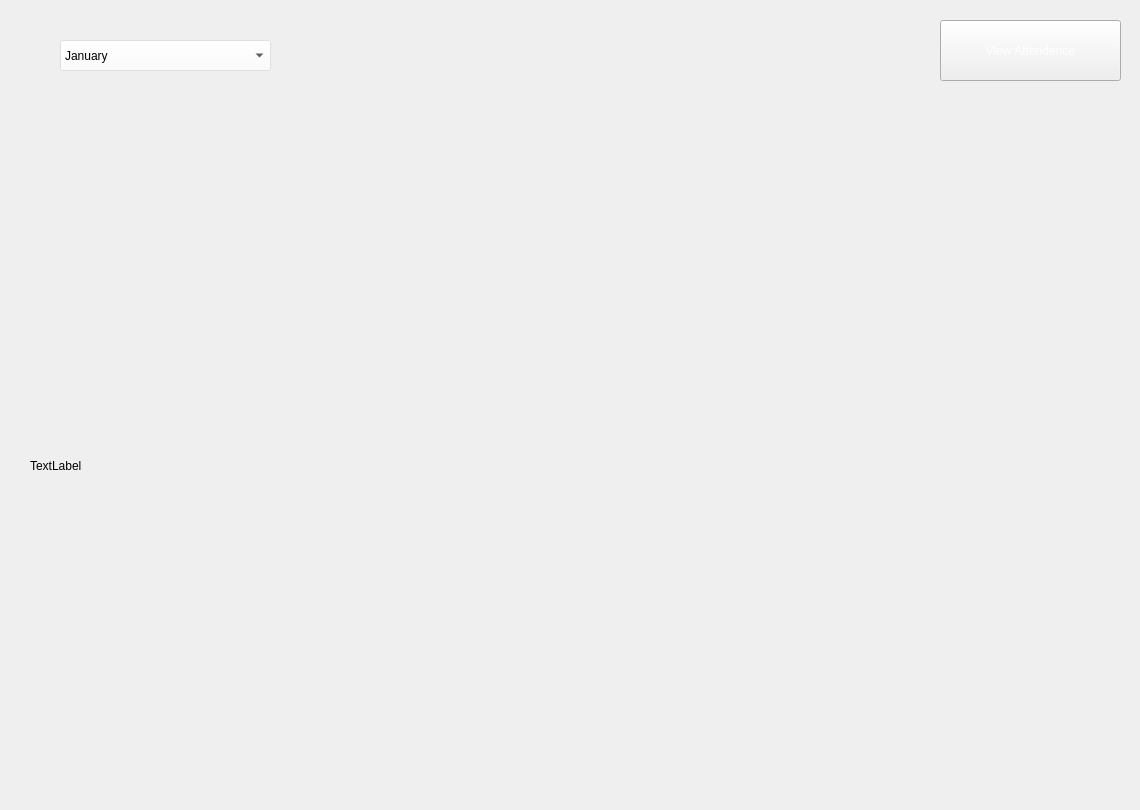
     <widget class="QWidget" name="tab">
      <attribute name="title">
       <string>Attendence</string>
      </attribute>
      <widget class="QLabel" name="label_9">
       <property name="geometry">
        <rect>
         <x>30</x>
         <y>130</y>
         <width>1101</width>
         <height>671</height>
        </rect>
       </property>
       <property name="styleSheet">
        <string notr="true">background-image: url(:/buttons/calender.jpg);</string>
       </property>
       <property name="text">
        <string>TextLabel</string>
       </property>
      </widget>
      <widget class="QLabel" name="label_sun1">
       <property name="geometry">
        <rect>
         <x>80</x>
         <y>200</y>
         <width>81</width>
         <height>41</height>
        </rect>
       </property>
       <property name="styleSheet">
        <string notr="true">color:rgb(85, 0, 0);
font: 75 12pt &quot;MS Shell Dlg 2&quot;;</string>
       </property>
       <property name="text">
        <string/>
       </property>
      </widget>
      <widget class="QLabel" name="label_mon2">
       <property name="geometry">
        <rect>
         <x>220</x>
         <y>200</y>
         <width>81</width>
         <height>41</height>
        </rect>
       </property>
       <property name="styleSheet">
        <string notr="true">color:rgb(85, 0, 0);
font: 75 12pt &quot;MS Shell Dlg 2&quot;;</string>
       </property>
       <property name="text">
        <string/>
       </property>
      </widget>
      <widget class="QLabel" name="label_tues3">
       <property name="geometry">
        <rect>
         <x>380</x>
         <y>210</y>
         <width>81</width>
         <height>41</height>
        </rect>
       </property>
       <property name="styleSheet">
        <string notr="true">color:rgb(85, 0, 0);
font: 75 12pt &quot;MS Shell Dlg 2&quot;;</string>
       </property>
       <property name="text">
        <string/>
       </property>
      </widget>
      <widget class="QLabel" name="label_wed4">
       <property name="geometry">
        <rect>
         <x>520</x>
         <y>200</y>
         <width>81</width>
         <height>41</height>
        </rect>
       </property>
       <property name="styleSheet">
        <string notr="true">color:rgb(85, 0, 0);
font: 75 12pt &quot;MS Shell Dlg 2&quot;;
</string>
       </property>
       <property name="text">
        <string/>
       </property>
      </widget>
      <widget class="QLabel" name="label_thurs5">
       <property name="geometry">
        <rect>
         <x>680</x>
         <y>210</y>
         <width>81</width>
         <height>41</height>
        </rect>
       </property>
       <property name="styleSheet">
        <string notr="true">color:rgb(85, 0, 0);
font: 75 12pt &quot;MS Shell Dlg 2&quot;;</string>
       </property>
       <property name="text">
        <string/>
       </property>
      </widget>
      <widget class="QLabel" name="label_fri6">
       <property name="geometry">
        <rect>
         <x>840</x>
         <y>180</y>
         <width>81</width>
         <height>41</height>
        </rect>
       </property>
       <property name="styleSheet">
        <string notr="true">color:rgb(85, 0, 0);
font: 75 12pt &quot;MS Shell Dlg 2&quot;;</string>
       </property>
       <property name="text">
        <string/>
       </property>
      </widget>
      <widget class="QLabel" name="label_sat7">
       <property name="geometry">
        <rect>
         <x>1000</x>
         <y>200</y>
         <width>81</width>
         <height>41</height>
        </rect>
       </property>
       <property name="styleSheet">
        <string notr="true">color:rgb(85, 0, 0);
font: 75 12pt &quot;MS Shell Dlg 2&quot;;</string>
       </property>
       <property name="text">
        <string/>
       </property>
      </widget>
      <widget class="QLabel" name="label_sat14">
       <property name="geometry">
        <rect>
         <x>1000</x>
         <y>330</y>
         <width>81</width>
         <height>41</height>
        </rect>
       </property>
       <property name="styleSheet">
        <string notr="true">color:rgb(85, 0, 0);
font: 75 12pt &quot;MS Shell Dlg 2&quot;;</string>
       </property>
       <property name="text">
        <string/>
       </property>
      </widget>
      <widget class="QLabel" name="label_fri13">
       <property name="geometry">
        <rect>
         <x>840</x>
         <y>310</y>
         <width>81</width>
         <height>41</height>
        </rect>
       </property>
       <property name="styleSheet">
        <string notr="true">color:rgb(85, 0, 0);
font: 75 12pt &quot;MS Shell Dlg 2&quot;;</string>
       </property>
       <property name="text">
        <string/>
       </property>
      </widget>
      <widget class="QLabel" name="label_thurs12">
       <property name="geometry">
        <rect>
         <x>690</x>
         <y>340</y>
         <width>81</width>
         <height>41</height>
        </rect>
       </property>
       <property name="styleSheet">
        <string notr="true">color:rgb(85, 0, 0);
font: 75 12pt &quot;MS Shell Dlg 2&quot;;</string>
       </property>
       <property name="text">
        <string/>
       </property>
      </widget>
      <widget class="QLabel" name="label_wed11">
       <property name="geometry">
        <rect>
         <x>540</x>
         <y>340</y>
         <width>81</width>
         <height>41</height>
        </rect>
       </property>
       <property name="styleSheet">
        <string notr="true">color:rgb(85, 0, 0);
font: 75 12pt &quot;MS Shell Dlg 2&quot;;</string>
       </property>
       <property name="text">
        <string/>
       </property>
      </widget>
      <widget class="QLabel" name="label_tues10">
       <property name="geometry">
        <rect>
         <x>380</x>
         <y>340</y>
         <width>81</width>
         <height>41</height>
        </rect>
       </property>
       <property name="styleSheet">
        <string notr="true">color:rgb(85, 0, 0);
font: 75 12pt &quot;MS Shell Dlg 2&quot;;</string>
       </property>
       <property name="text">
        <string/>
       </property>
      </widget>
      <widget class="QLabel" name="label_mon9">
       <property name="geometry">
        <rect>
         <x>220</x>
         <y>340</y>
         <width>81</width>
         <height>41</height>
        </rect>
       </property>
       <property name="styleSheet">
        <string notr="true">color:rgb(85, 0, 0);
font: 75 12pt &quot;MS Shell Dlg 2&quot;;</string>
       </property>
       <property name="text">
        <string/>
       </property>
      </widget>
      <widget class="QLabel" name="label_sun8">
       <property name="geometry">
        <rect>
         <x>70</x>
         <y>320</y>
         <width>81</width>
         <height>41</height>
        </rect>
       </property>
       <property name="styleSheet">
        <string notr="true">color:rgb(85, 0, 0);
font: 75 12pt &quot;MS Shell Dlg 2&quot;;</string>
       </property>
       <property name="text">
        <string/>
       </property>
      </widget>
      <widget class="QLabel" name="label_sun15">
       <property name="geometry">
        <rect>
         <x>80</x>
         <y>470</y>
         <width>81</width>
         <height>41</height>
        </rect>
       </property>
       <property name="styleSheet">
        <string notr="true">color:rgb(85, 0, 0);
font: 75 12pt &quot;MS Shell Dlg 2&quot;;</string>
       </property>
       <property name="text">
        <string/>
       </property>
      </widget>
      <widget class="QLabel" name="label_mon16">
       <property name="geometry">
        <rect>
         <x>220</x>
         <y>460</y>
         <width>81</width>
         <height>41</height>
        </rect>
       </property>
       <property name="styleSheet">
        <string notr="true">color:rgb(85, 0, 0);
font: 75 12pt &quot;MS Shell Dlg 2&quot;;</string>
       </property>
       <property name="text">
        <string/>
       </property>
      </widget>
      <widget class="QLabel" name="label_tues17">
       <property name="geometry">
        <rect>
         <x>370</x>
         <y>470</y>
         <width>81</width>
         <height>41</height>
        </rect>
       </property>
       <property name="styleSheet">
        <string notr="true">color:rgb(85, 0, 0);
font: 75 12pt &quot;MS Shell Dlg 2&quot;;</string>
       </property>
       <property name="text">
        <string/>
       </property>
      </widget>
      <widget class="QLabel" name="label_wed18">
       <property name="geometry">
        <rect>
         <x>530</x>
         <y>470</y>
         <width>81</width>
         <height>41</height>
        </rect>
       </property>
       <property name="styleSheet">
        <string notr="true">color:black;
font: 75 12pt &quot;MS Shell Dlg 2&quot;;</string>
       </property>
       <property name="text">
        <string/>
       </property>
      </widget>
      <widget class="QLabel" name="label_thurs19">
       <property name="geometry">
        <rect>
         <x>690</x>
         <y>470</y>
         <width>81</width>
         <height>41</height>
        </rect>
       </property>
       <property name="styleSheet">
        <string notr="true">color:rgb(85, 0, 0);
font: 75 12pt &quot;MS Shell Dlg 2&quot;;</string>
       </property>
       <property name="text">
        <string/>
       </property>
      </widget>
      <widget class="QLabel" name="label_fri20">
       <property name="geometry">
        <rect>
         <x>830</x>
         <y>450</y>
         <width>81</width>
         <height>41</height>
        </rect>
       </property>
       <property name="styleSheet">
        <string notr="true">color:rgb(85, 0, 0);
font: 75 12pt &quot;MS Shell Dlg 2&quot;;</string>
       </property>
       <property name="text">
        <string/>
       </property>
      </widget>
      <widget class="QLabel" name="label_sat21">
       <property name="geometry">
        <rect>
         <x>990</x>
         <y>470</y>
         <width>81</width>
         <height>41</height>
        </rect>
       </property>
       <property name="styleSheet">
        <string notr="true">color:rgb(85, 0, 0);
font: 75 12pt &quot;MS Shell Dlg 2&quot;;</string>
       </property>
       <property name="text">
        <string/>
       </property>
      </widget>
      <widget class="QLabel" name="label_sat28">
       <property name="geometry">
        <rect>
         <x>990</x>
         <y>590</y>
         <width>81</width>
         <height>41</height>
        </rect>
       </property>
       <property name="styleSheet">
        <string notr="true">color:rgb(85, 0, 0);
font: 75 12pt &quot;MS Shell Dlg 2&quot;;</string>
       </property>
       <property name="text">
        <string/>
       </property>
      </widget>
      <widget class="QLabel" name="label_fri27">
       <property name="geometry">
        <rect>
         <x>830</x>
         <y>580</y>
         <width>81</width>
         <height>41</height>
        </rect>
       </property>
       <property name="styleSheet">
        <string notr="true">color:rgb(85, 0, 0);
font: 75 12pt &quot;MS Shell Dlg 2&quot;;</string>
       </property>
       <property name="text">
        <string/>
       </property>
      </widget>
      <widget class="QLabel" name="label_thurs26">
       <property name="geometry">
        <rect>
         <x>690</x>
         <y>600</y>
         <width>81</width>
         <height>41</height>
        </rect>
       </property>
       <property name="styleSheet">
        <string notr="true">color:rgb(85, 0, 0);
font: 75 12pt &quot;MS Shell Dlg 2&quot;;</string>
       </property>
       <property name="text">
        <string/>
       </property>
      </widget>
      <widget class="QLabel" name="label_wed25">
       <property name="geometry">
        <rect>
         <x>530</x>
         <y>600</y>
         <width>81</width>
         <height>41</height>
        </rect>
       </property>
       <property name="styleSheet">
        <string notr="true">color:rgb(85, 0, 0);
font: 75 12pt &quot;MS Shell Dlg 2&quot;;</string>
       </property>
       <property name="text">
        <string/>
       </property>
      </widget>
      <widget class="QLabel" name="label_tues24">
       <property name="geometry">
        <rect>
         <x>370</x>
         <y>590</y>
         <width>81</width>
         <height>41</height>
        </rect>
       </property>
       <property name="styleSheet">
        <string notr="true">color:rgb(85, 0, 0);
font: 75 12pt &quot;MS Shell Dlg 2&quot;;</string>
       </property>
       <property name="text">
        <string/>
       </property>
      </widget>
      <widget class="QLabel" name="label_mon23">
       <property name="geometry">
        <rect>
         <x>220</x>
         <y>590</y>
         <width>81</width>
         <height>41</height>
        </rect>
       </property>
       <property name="styleSheet">
        <string notr="true">color:rgb(85, 0, 0);
font: 75 12pt &quot;MS Shell Dlg 2&quot;;</string>
       </property>
       <property name="text">
        <string/>
       </property>
      </widget>
      <widget class="QLabel" name="label_sun22">
       <property name="geometry">
        <rect>
         <x>70</x>
         <y>590</y>
         <width>81</width>
         <height>41</height>
        </rect>
       </property>
       <property name="styleSheet">
        <string notr="true">color:rgb(85, 0, 0);
font: 75 12pt &quot;MS Shell Dlg 2&quot;;</string>
       </property>
       <property name="text">
        <string/>
       </property>
      </widget>
      <widget class="QLabel" name="label_sun29">
       <property name="geometry">
        <rect>
         <x>70</x>
         <y>710</y>
         <width>81</width>
         <height>41</height>
        </rect>
       </property>
       <property name="styleSheet">
        <string notr="true">color:rgb(85, 0, 0);
font: 75 12pt &quot;MS Shell Dlg 2&quot;;</string>
       </property>
       <property name="text">
        <string/>
       </property>
      </widget>
      <widget class="QLabel" name="label_mon30">
       <property name="geometry">
        <rect>
         <x>220</x>
         <y>720</y>
         <width>81</width>
         <height>41</height>
        </rect>
       </property>
       <property name="styleSheet">
        <string notr="true">color:rgb(85, 0, 0);
font: 75 12pt &quot;MS Shell Dlg 2&quot;;</string>
       </property>
       <property name="text">
        <string/>
       </property>
      </widget>
      <widget class="QLabel" name="label_tues31">
       <property name="geometry">
        <rect>
         <x>370</x>
         <y>720</y>
         <width>81</width>
         <height>41</height>
        </rect>
       </property>
       <property name="styleSheet">
        <string notr="true">color:rgb(85, 0, 0);
font: 75 12pt &quot;MS Shell Dlg 2&quot;;</string>
       </property>
       <property name="text">
        <string/>
       </property>
      </widget>
      <widget class="QComboBox" name="combo_monthstd">
       <property name="geometry">
        <rect>
         <x>60</x>
         <y>40</y>
         <width>211</width>
         <height>31</height>
        </rect>
       </property>
       <property name="styleSheet">
        <string notr="true">background:rgb(255, 255, 255,90);</string>
       </property>
       <item>
        <property name="text">
         <string>January</string>
        </property>
       </item>
       <item>
        <property name="text">
         <string>Feburary</string>
        </property>
       </item>
       <item>
        <property name="text">
         <string>March</string>
        </property>
       </item>
       <item>
        <property name="text">
         <string>April</string>
        </property>
       </item>
       <item>
        <property name="text">
         <string>May</string>
        </property>
       </item>
       <item>
        <property name="text">
         <string>Agust</string>
        </property>
       </item>
       <item>
        <property name="text">
         <string>September</string>
        </property>
       </item>
       <item>
        <property name="text">
         <string>October</string>
        </property>
       </item>
       <item>
        <property name="text">
         <string>November</string>
        </property>
       </item>
       <item>
        <property name="text">
         <string>December</string>
        </property>
       </item>
      </widget>
      <widget class="QPushButton" name="button_view_attendence">
       <property name="geometry">
        <rect>
         <x>940</x>
         <y>20</y>
         <width>181</width>
         <height>61</height>
        </rect>
       </property>
       <property name="styleSheet">
        <string notr="true">color:rgb(255, 255, 255);


font: 75 12pt &quot;MS Shell Dlg 2&quot;;</string>
       </property>
       <property name="text">
        <string>View Attendence</string>
       </property>
      </widget>
      <zorder>label_9</zorder>
      <zorder>combo_monthstd</zorder>
      <zorder>button_view_attendence</zorder>
      <zorder>label_tues31</zorder>
      <zorder>label_mon23</zorder>
      <zorder>label_tues17</zorder>
      <zorder>label_thurs19</zorder>
      <zorder>label_sun15</zorder>
      <zorder>label_mon30</zorder>
      <zorder>label_sun29</zorder>
      <zorder>label_tues24</zorder>
      <zorder>label_thurs12</zorder>
      <zorder>label_mon9</zorder>
      <zorder>label_thurs5</zorder>
      <zorder>label_sat14</zorder>
      <zorder>label_fri27</zorder>
      <zorder>label_mon16</zorder>
      <zorder>label_thurs26</zorder>
      <zorder>label_tues10</zorder>
      <zorder>label_sat28</zorder>
      <zorder>label_fri20</zorder>
      <zorder>label_wed4</zorder>
      <zorder>label_tues3</zorder>
      <zorder>label_wed18</zorder>
      <zorder>label_fri6</zorder>
      <zorder>label_mon2</zorder>
      <zorder>label_sun22</zorder>
      <zorder>label_sun1</zorder>
      <zorder>label_sat21</zorder>
      <zorder>label_wed11</zorder>
      <zorder>label_sat7</zorder>
      <zorder>label_wed25</zorder>
      <zorder>label_fri13</zorder>
      <zorder>label_sun8</zorder>
     </widget>
